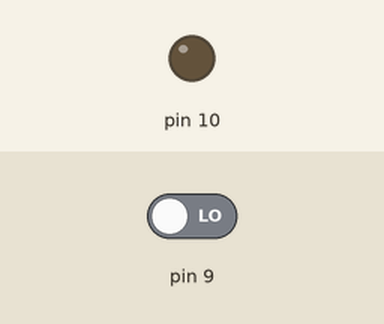
A sketch run on a simulated Arduino Uno, built with avr-gcc and run on an emulated ATmega328P. Parts: output pins drawn as LEDs (lit = HIGH). The inputs (shaded band) are chosen by the test bench; at power-on: pin 9 LOW.

Above: at 1.2 s.
1.3 s: pin 9 driven HIGH
At 2.5 s:
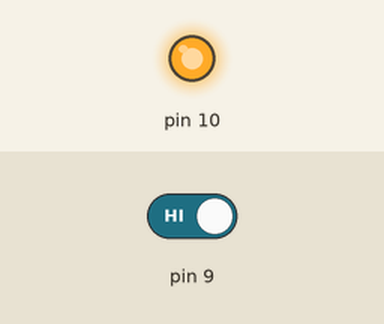
2.8 s: pin 9 driven LOW
At 3.7 s:
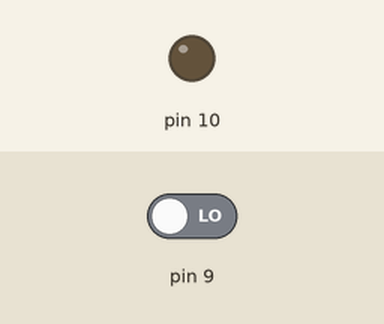
Timing chart, 0 to 5.8 s (numbered marks = the images above; inputs shaded):
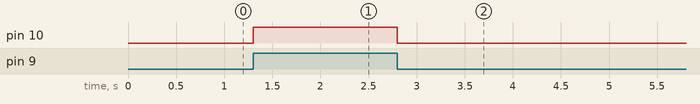

Measured:
- after the input at 1.3 s, pin 10: LOW → HIGH at once
- after the input at 2.8 s, pin 10: HIGH → LOW at once

The sketch:

_06_1.ino
```cpp
void setup() {
  pinMode(9,INPUT); //스위치가 연결된 포트 입력으로 설정
  pinMode(10,OUTPUT); //LED가 연결된 포트 출력으로 설정
}

void loop() {
  int val; //val변수를 만든다
  val = digitalRead(9); //9번에 연결된 스위치 값을 val변수에 저장한다.
  digitalWrite(10,val); //10번에 연결된 LED는 스위치에 따라 값을 결정
}
```
